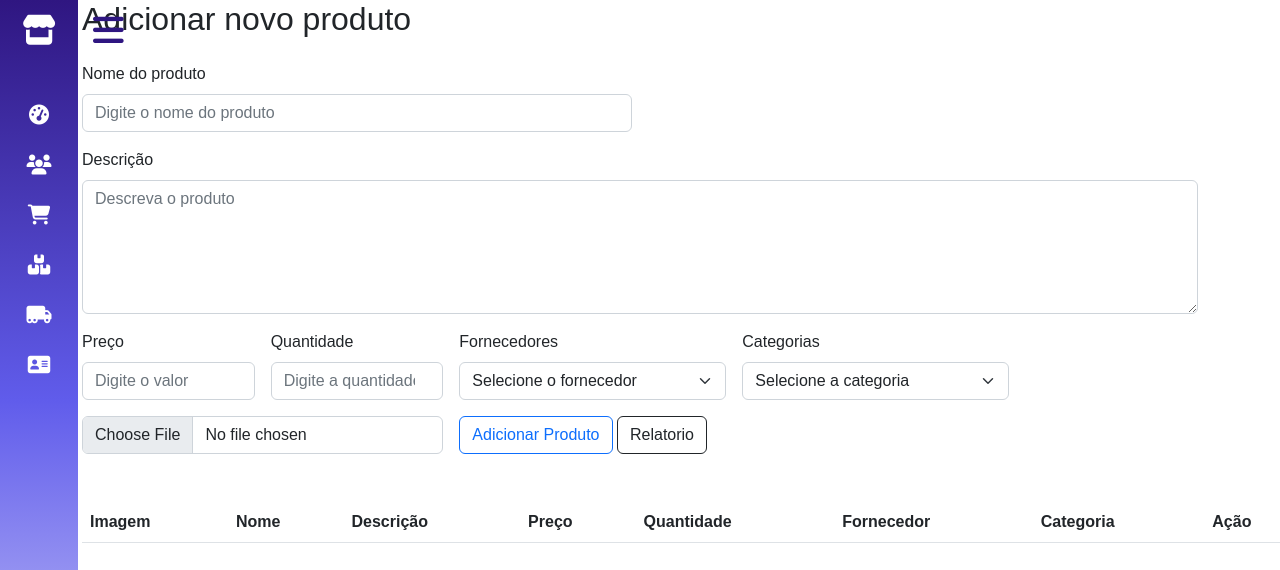
/addProduto.php (signed in), run on an earlier commit of the app's database.
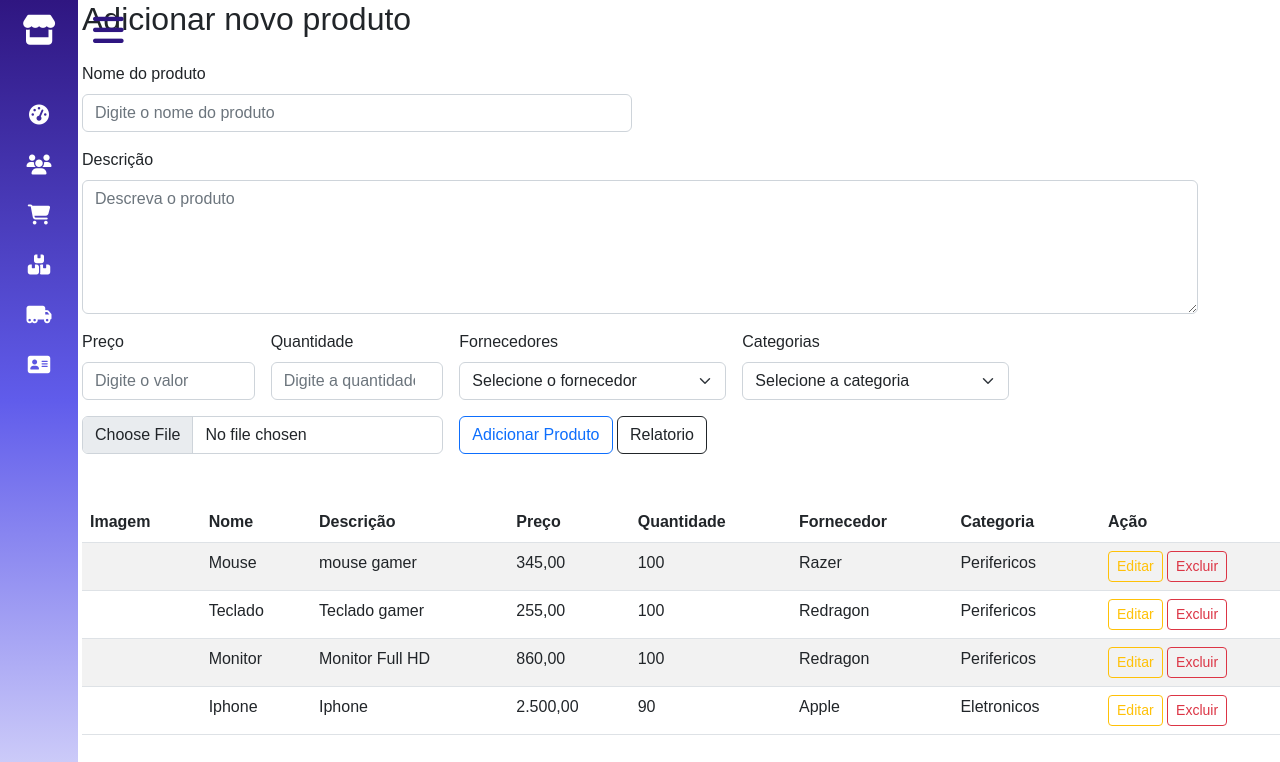
And on a later commit of the database.
### tables this page shows
CREATE TABLE IF NOT EXISTS `produto` (
  `idProduto` int(255) NOT NULL AUTO_INCREMENT,
  `nomeProduto` varchar(255) NOT NULL,
  `descricaoProduto` varchar(510) NOT NULL,
  `precoProduto` text NOT NULL,
  `idFornecedor` int(255) NOT NULL,
  `idCategoria` int(255) NOT NULL,
  `qtdeProduto` int(255) NOT NULL,
  `imagemProduto` varchar(255) DEFAULT NULL,
  PRIMARY KEY (`idProduto`)
);

CREATE TABLE IF NOT EXISTS `fornecedor` (
  `idFornecedor` int(255) NOT NULL AUTO_INCREMENT,
  `nomeFornecedor` varchar(300) NOT NULL,
  `cnpj` varchar(20) NOT NULL,
  `telefoneFornecedor` varchar(15) NOT NULL,
  `emailFornecedor` varchar(255) NOT NULL,
  `cep` varchar(10) NOT NULL,
  `estado` varchar(255) NOT NULL,
  `cidade` varchar(255) NOT NULL,
  PRIMARY KEY (`idFornecedor`)
);

CREATE TABLE IF NOT EXISTS `categoria` (
  `idCategoria` int(255) NOT NULL AUTO_INCREMENT,
  `nomeCategoria` varchar(255) NOT NULL,
  PRIMARY KEY (`idCategoria`)
);

### addProduto.php (the view, shortened to what this page needs)
<?php
include("dashboard.php");
?>
<div class="container">
  <form action="<?php $_SERVER['PHP_SELF'] ?>" class="row g-3" method="post" enctype="multipart/form-data">
    <h2>Adicionar novo produto</h2>
    <div class="col-md-6">
      <label for="nomeProduto" class="form-label">Nome do produto</label>
      <input type="text" placeholder="Digite o nome do produto" name="product_name" class="form-control">
    </div>
    <div class="col-12">
      <label for="descricaoProduto" class="form-label">Descrição</label>
      <textarea name="product_description" placeholder="Descreva o produto" cols="20" rows="5" class="form-control"></textarea>
    </div>
    <div class=" col-md-2">
      <label for="precoProduto" class="form-label">Preço</label>
      <input type="text" id="precoProduto" placeholder="Digite o valor" name="product_price" class="form-control" />
    </div>
    <div class="col-md-2">
      <label for="qtdeProduto" class="form-label">Quantidade</label>
      <input type="number" placeholder="Digite a quantidade" name="product_qtde" class="form-control" />
    </div>
    <div class="col-md-3">
      <label for="idFornecedor" class="form-label">Fornecedores</label>
      <select name="product_supplier" class="form-select">
        <option selected>Selecione o fornecedor</option>
      </select>
    </div>
    <div class="col-md-3">
      <label for="idCategoria" class="form-label">Categorias</label>
      <select name="product_category" class="form-select">
        <option selected>Selecione a categoria</option>
      </select>
    </div>
    <div class="col-md-4">
      <input type="file" accept="image/png, image/jpeg, image/jpg" name="product_image" class="form-control" />
    </div>
    <div class="col-md-4">
      <input type="submit" class="btn btn-outline-primary" name="add_product" value="Adicionar Produto" />
      <a href="gerar_relatorio_produto.php" style="text-decoration: none;"><button href="" type="button" class="btn btn-outline-dark ">
          Relatorio </button></a>
    </div>
  </form>
</div>
<div class="container">
  <table class="table table-striped table-hover display" style="width:110%">
    <thead>
      <tr>
        <th>Imagem</th>
        <th>Nome</th>
        <th>Descrição</th>
        <th>Preço</th>
        <th>Quantidade</th>
        <th>Fornecedor</th>
        <th>Categoria</th>
        <th>Ação</th>
      </tr>
    </thead>
    <?php
    $select = mysqli_query($conn, "SELECT *, nomeFornecedor, nomeCategoria FROM produto p INNER JOIN fornecedor f ON p.idFornecedor = f.idFornecedor INNER JOIN categoria c ON p.idCategoria = c.idCategoria");
    ?>
    <?php while ($row = mysqli_fetch_assoc($select)) { ?>
      <tr>
        <td><img src="assets/images/<?php echo $row['imagemProduto']; ?>" height="100" alt=""></td>
        <td><?php echo $row['nomeProduto']; ?></td>
        <td><?php echo $row['descricaoProduto']; ?></td>
        <td><?php echo $row['precoProduto']; ?></td>
        <td><?php echo $row['qtdeProduto']; ?></td>
        <td><?php echo $row['nomeFornecedor']; ?></td>
        <td><?php echo $row['nomeCategoria']; ?></td>
        <td>
          <a href="editarProduto.php?edit=<?php echo $row['idProduto']; ?>" style="text-decoration: none;"> <button type="button" class="btn btn-outline-warning btn-sm">Editar</button> </a>
          <a href="addProduto.php?delete=<?php echo $row['idProduto']; ?>" style="text-decoration: none;"> <button type="button" class="btn btn-outline-danger btn-sm">Excluir</button></a>
        </td>
      </tr>
    <?php }; ?>
  </table>
</div>
<?php
include("rodape.php");
?>

### dashboard.php (shortened to what this page needs)
<!DOCTYPE html>
<html lang="pt-BR">
<head>
  <link rel="stylesheet" href="./css/dashboard/reset.css">
  <link rel="stylesheet" href="./css/dashboard/main.css">
  <link rel="stylesheet" href="./css/dashboard/colors.css">
  <link rel="stylesheet" href="./css/dashboard/sidebar.css">
  <link rel="stylesheet" href="./css/dashboard/img-logo-empresa.css">
  <link rel="stylesheet" href="https://cdnjs.cloudflare.com/ajax/libs/twitter-bootstrap/5.2.0/css/bootstrap.min.css">
  <link rel="stylesheet" href="https://cdn.datatables.net/1.13.1/css/dataTables.bootstrap5.min.css">
</head>
<body>
  <div class="sidebar close">
    <div class="logo-details">
      <i class="fa-solid fa-store"></i>
    </div>
    <ul class="nav-links">
      <li>
        <a href="inicio.php">
          <i class="fas fa-tachometer-alt"></i>
        </a>
      </li>
      <li>
        <a href="tela_cliente.php">
          <i class="fa-solid fa-users"></i>
        </a>
      </li>
      <li>
        <div class="icon-link">
          <a href="addPedido.php">
            <i class="fa-solid fa-cart-shopping"></i>
          </a>
        </div>
      </li>
      <li>
        <a href="addProduto.php">
          <i class="fa-solid fa-boxes-stacked"></i>
        </a>
      </li>
      <li>
        <a href="tela_fornecedor.php">
          <i class="fa-solid fa-truck-moving"></i>
        </a>
      </li>
      <li>
        <a href="tela_usuario.php">
          <i class="fa-solid fa-address-card"></i>
        </a>
      </li>
    </ul>
  </div>
  <section class="home-section">
    <div class="home-content">
      <i class="fa-solid fa-bars bx-menu"></i>
    </div>
  </section>

### rodape.php
</body>
</html>

### css/dashboard/colors.css (style rules this page uses)
:root { --body-color: #0244f7; --sidebar-color: #FFF; --primary-color: #695CFE; --primary-color-light: #F6F5FF; --toggle-color: #DDD; --text-color: #707070; }

### css/dashboard/sidebar.css (style rules this page uses)
.sidebar { position: fixed; top: 0; left: 0; height: 100%; width: 260px; background-image: linear-gradient(#2f1681, #605ceb, #d7d6fa); z-index: 100; transition: all 0.5s ease; }
.sidebar.close { width: 78px; }
.sidebar .logo-details { height: 60px; width: 100%; display: flex; align-items: center; }
.sidebar .logo-details i { font-size: 30px; color: #fff; height: 50px; min-width: 78px; text-align: center; line-height: 50px; }
.sidebar .nav-links { height: 100%; padding: 30px 0 150px 0; overflow: auto; }
.sidebar.close .nav-links { overflow: visible; }
.sidebar .nav-links li { position: relative; list-style: none; transition: all 0.4s ease; }
.sidebar .nav-links li i { height: 50px; min-width: 78px; text-align: center; line-height: 50px; color: #fff; font-size: 20px; cursor: pointer; transition: all 0.3s ease; }
.sidebar .nav-links li a { display: flex; align-items: center; text-decoration: none; }
.home-section { position: relative; background: #2f1681; height: 0vh; left: 260px; width: calc(100% - 260px); transition: all 0.5s ease; }
.sidebar.close~.home-section { left: 78px; width: calc(100% - 78px); }
.home-section .home-content { height: 60px; display: flex; align-items: center; }
.home-section .home-content .bx-menu, .home-section .home-content .text { color: #2f1681; font-size: 35px; z-index: 10; }
.home-section .home-content .bx-menu { margin: 0 15px; cursor: pointer; }

What changed in the data, as far as the page shows it:
added produto: nomeProduto "Mouse", descricaoProduto "mouse gamer", precoProduto "345,00", qtdeProduto "100", idFornecedor.nomeFornecedor "Razer", idCategoria.nomeCategoria "Perifericos"
added produto: nomeProduto "Teclado", descricaoProduto "Teclado gamer", precoProduto "255,00", qtdeProduto "100", idFornecedor.nomeFornecedor "Redragon", idCategoria.nomeCategoria "Perifericos"
added produto: nomeProduto "Monitor", descricaoProduto "Monitor Full HD", precoProduto "860,00", qtdeProduto "100", idFornecedor.nomeFornecedor "Redragon", idCategoria.nomeCategoria "Perifericos"
added produto: nomeProduto "Iphone", descricaoProduto "Iphone", precoProduto "2.500,00", qtdeProduto "90", idFornecedor.nomeFornecedor "Apple", idCategoria.nomeCategoria "Eletronicos"
